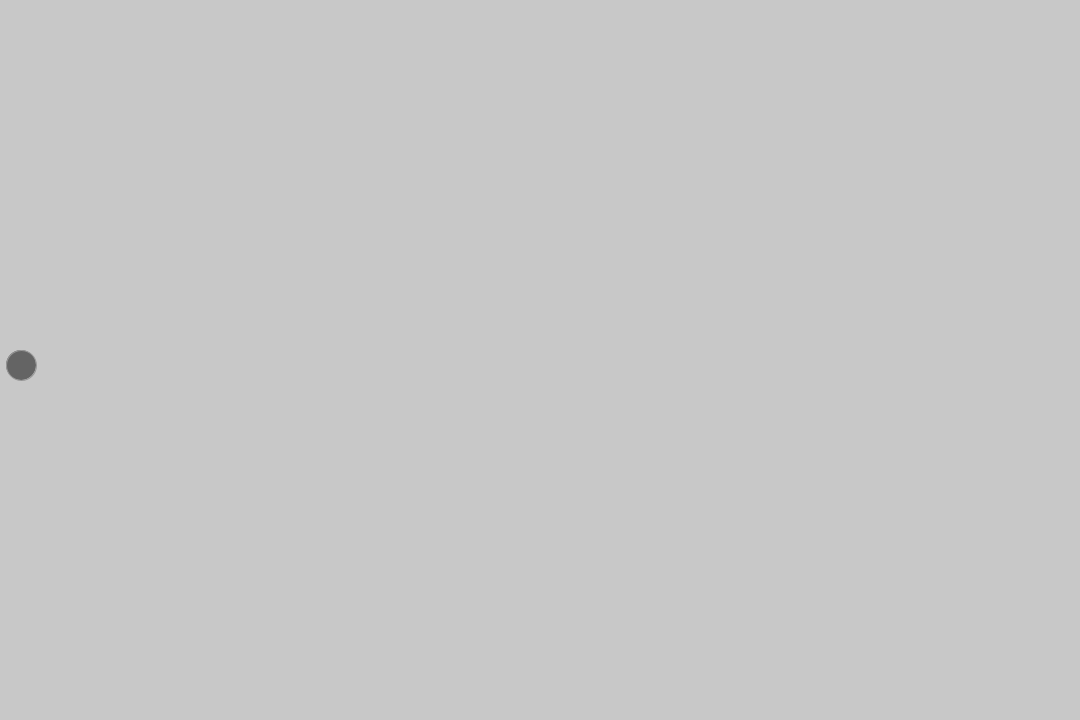
Frame 1 (no input)
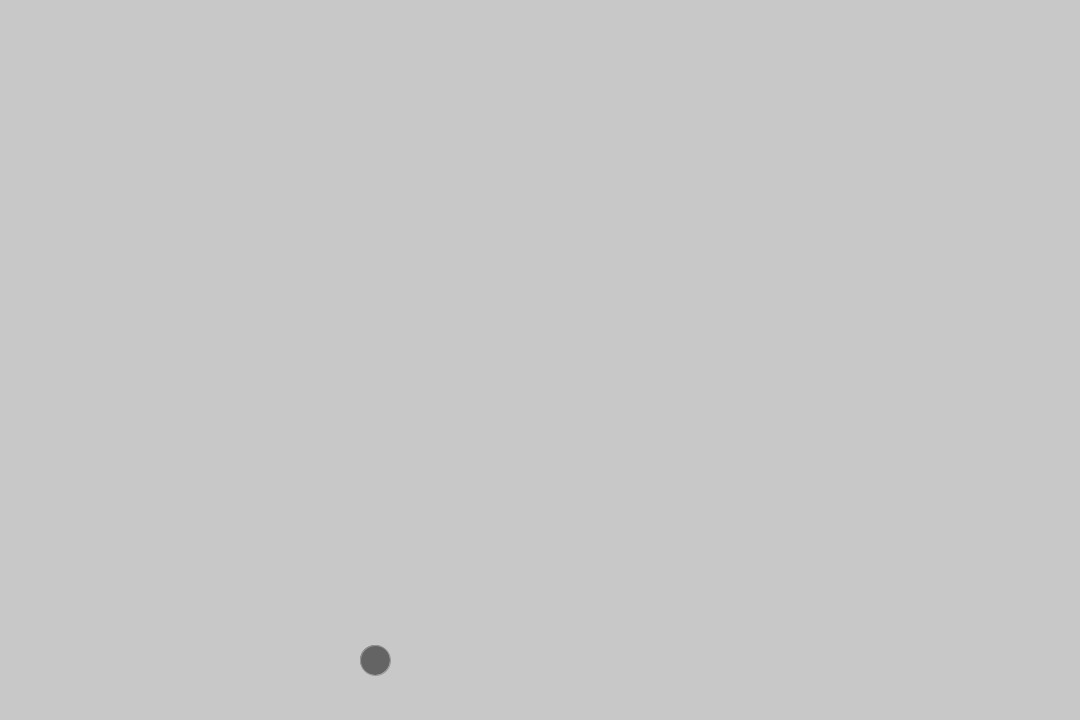
Frame 60 (the mouse pressed at the canvas centre just before this capture)
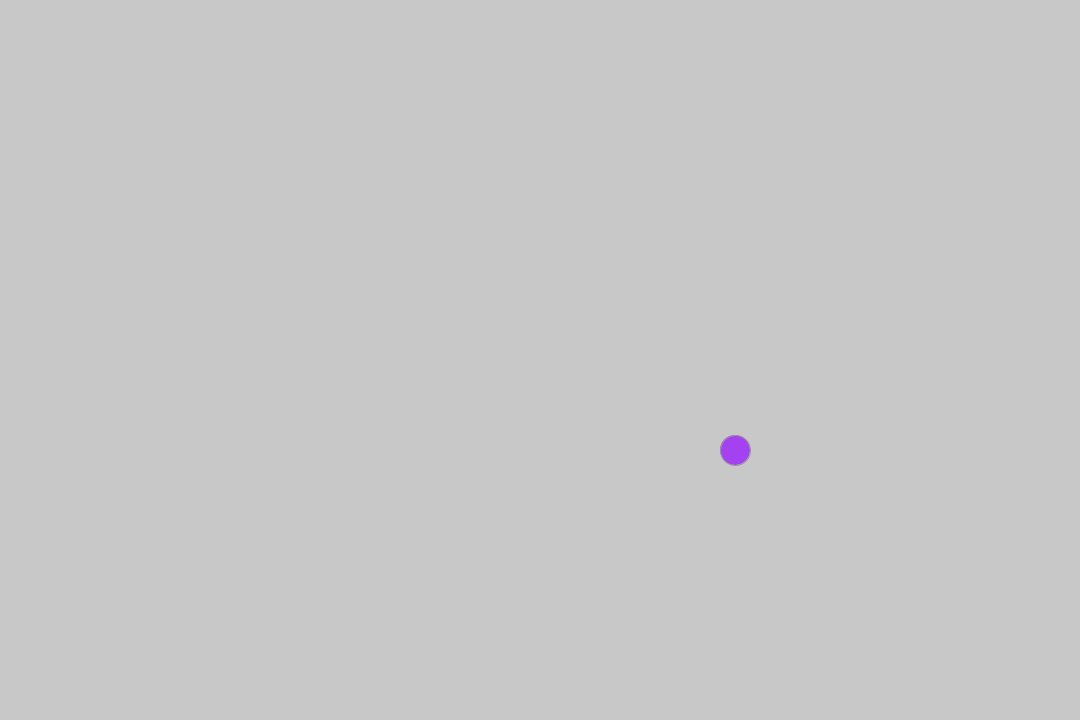
Frame 120 (the mouse held since frame 60 and released just before this capture)

The Processing sketch that drew these frames (run headless with seeded random() and noise(); from frame 60 on, the mouse is pressed at the canvas centre):

// Processing sketch: Bouncing_sides
// ── Bouncing_sides.pde
float x;
float y;
float radius = 15;
float xspeed = 6;
float yspeed = 5;

void setup () {
  size(1080, 720);
  fill(100);
  y = height/2;
  x = radius;
}

void draw() {
  background(200);
  stroke(150);
  
  if ((x >= width-radius) || (x < radius)) {
    xspeed = xspeed*-1;
    //radius = radius + 1;
    fill(random(0, 255), random(0, 255), random(0, 255));
  } if ((y >= height-radius) || (y < radius)) {
    yspeed = yspeed*-1;
    //radius = radius + 1;
    fill(random(0, 255), random(0, 255), random(0, 255));
}
  
  x = x + xspeed;
  y = y + yspeed;
  
  ellipse(x, y, radius*2, radius*2);
}
